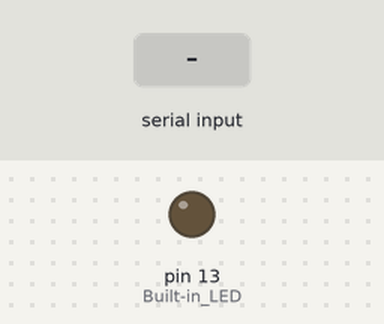
Bench run of a sketch on a simulated Arduino Uno, built with avr-gcc and run on an emulated ATmega328P. Parts: output pins drawn as LEDs (lit = HIGH). Inputs (shaded band) come from the test bench.

Above: at 1.2 s.
1.3 s: "Drone\n" received over Serial
At 2.1 s:
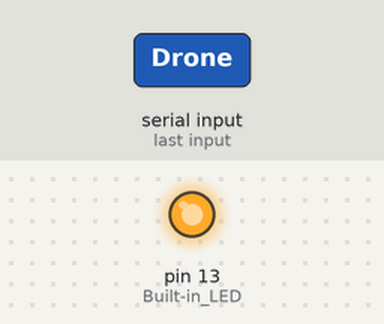
2.8 s: "Bird\n" received over Serial
At 3.2 s:
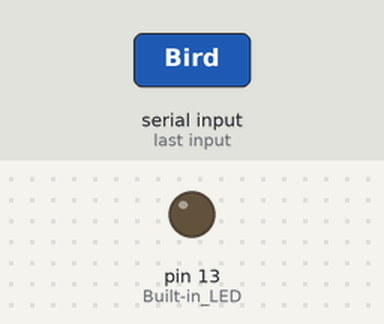
Timing chart, 0 to 5.8 s (numbered marks = the images above; inputs shaded):
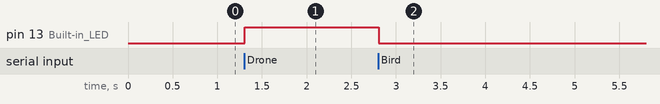

The sketch:

sketch_jun25a.ino
```cpp
void setup() {
  Serial.begin(9600);
  pinMode(LED_BUILTIN, OUTPUT);  // Built-in LED (can also use D2, D3 etc.)
}

void loop() {
  if (Serial.available() > 0) {
    String input = Serial.readStringUntil('\n');
    input.trim();

    if (input == "Drone") {
      digitalWrite(LED_BUILTIN, HIGH); // Turn on LED
    } else if (input == "Bird") {
      digitalWrite(LED_BUILTIN, LOW);  // Turn off LED
    }
  }
}
```

Measured:
- after the input at 1.3 s, pin 13 (Built-in_LED): LOW → HIGH at once
- after the input at 2.8 s, pin 13 (Built-in_LED): HIGH → LOW at once
